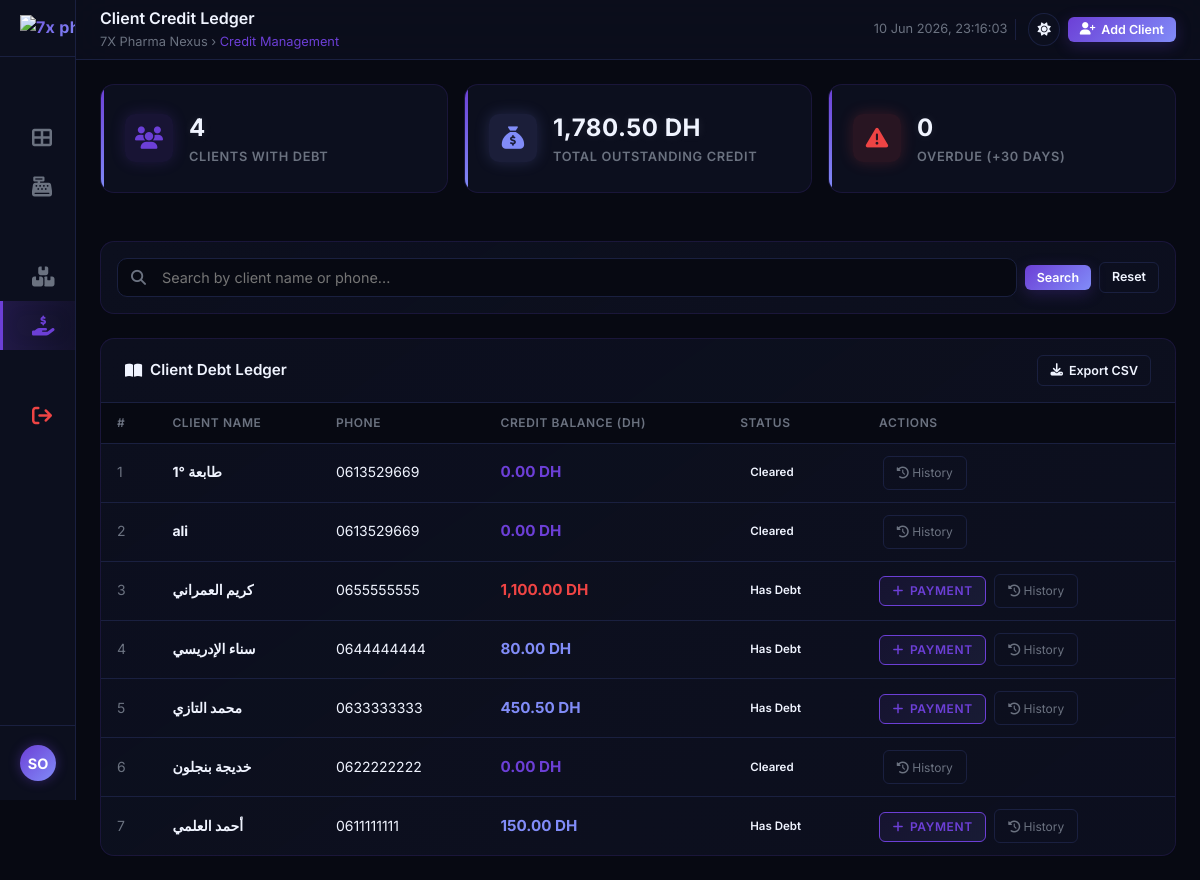
The page /public/credit (signed in) on the database as committed earlier.
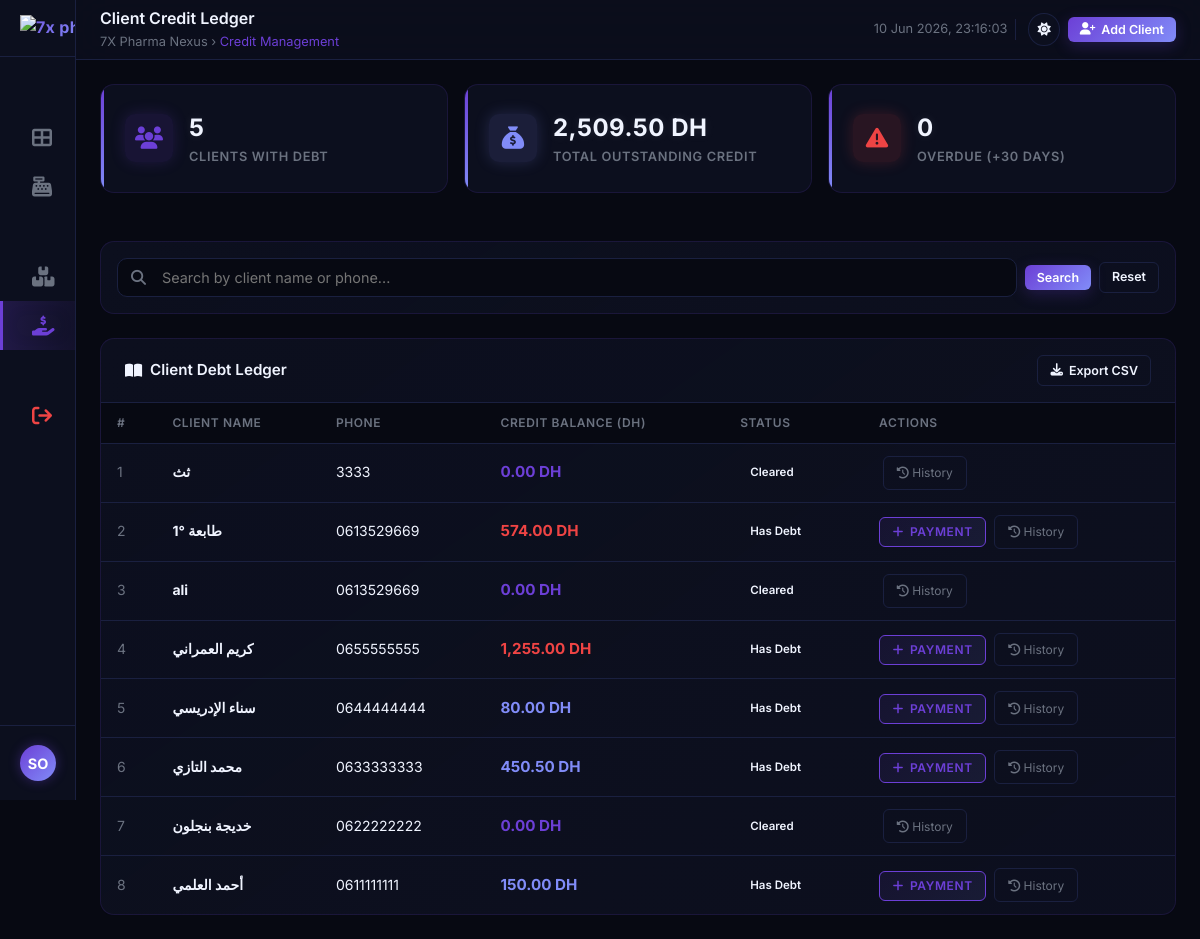
The same page on the database as committed later.
### tables this page shows
CREATE TABLE `clients` (
  `id` int(11) NOT NULL,
  `name` varchar(100) NOT NULL,
  `phone` varchar(20) DEFAULT NULL,
  `credit_balance` decimal(12,2) DEFAULT 0.00,
  `created_at` timestamp NOT NULL DEFAULT current_timestamp()
);

### app/controllers/CreditController.php (called while the page is built, shortened)
<?php
class CreditController extends Controller {
    public function index() {
        $clientModel = $this->model('Client');
        $clients = $clientModel->getAll();
        $this->view('credit', ['clients' => $clients]);
    }
}
?>

### app/core/Router.php (called while the page is built, shortened)
<?php
class Router {
    protected $method = 'index';
    public function __construct() {
        $url = $this->parseUrl();
        if (isset($url[0]) && file_exists(ROOT_DIR . '/app/controllers/' . ucfirst($url[0]) . 'Controller.php')) {
            unset($url[0]);
        }
        $this->controller = new $this->controller();
        $this->params = $url ? array_values($url) : [];
        call_user_func_array([$this->controller, $this->method], $this->params);
    }
    private function parseUrl() {
        if (isset($_GET['url'])) {
            $url = rtrim($_GET['url'], '/');
            $url = filter_var($url, FILTER_SANITIZE_URL);
            $url = explode('/', $url);
            return $url;
        }
        return [];
    }
}

### public/index.php (called while the page is built, shortened)
<?php
require_once ROOT_DIR . '/app/config/Database.php';
require_once ROOT_DIR . '/app/core/Model.php';
require_once ROOT_DIR . '/app/core/Controller.php';
require_once ROOT_DIR . '/app/core/Router.php';
$router = new Router();
?>

### app/config/Database.php (called while the page is built, shortened)
<?php
class Database {
    private $conn;
    public function __construct() {
        $host = '127.0.0.1';
        $port = '3307';
        $db_name = 'pharma_core';
        $username = 'root';
        $password = '';
        try {
            $dsn = "mysql:host={$host};port={$port};dbname={$db_name};charset=utf8mb4";
            $options = [
                PDO::ATTR_ERRMODE => PDO::ERRMODE_EXCEPTION,
                PDO::ATTR_DEFAULT_FETCH_MODE => PDO::FETCH_ASSOC,
                PDO::ATTR_EMULATE_PREPARES => false,
            ];
            $this->conn = new PDO($dsn, $username, $password, $options);
        } catch(PDOException $e) {
            $this->logError($e);
            $error_view = ROOT_DIR . '/views/components/db_error.php';
            if (file_exists($error_view)) {
                include $error_view;
            } else {
                header('HTTP/1.1 500 Internal Server Error');
                echo "Database Connection Error. Design file missing.";
            }
            exit();
        }
    }
    public function getConnection() {
        return $this->conn;
    }
}
?>

### app/core/Model.php (called while the page is built, shortened)
<?php
class Model {
    protected $db;
    public function __construct() {
        require_once ROOT_DIR . '/app/config/Database.php';
        $database = new Database();
        $this->db = $database->getConnection();
    }
    protected function query($sql, $params = []) {
        $stmt = $this->db->prepare($sql);
        $stmt->execute($params);
        return $stmt;
    }
}

### app/models/Client.php (called while the page is built, shortened)
<?php
class Client extends Model {
    protected $table = 'clients';
    public function getAll() {
        $sql = "SELECT * FROM {$this->table} ORDER BY id DESC";
        $stmt = $this->query($sql);
        if ($stmt) {
            return $stmt->fetchAll(PDO::FETCH_ASSOC);
        }
        return [];
    }
}

### views/pages/credit.php (the view, shortened to what the changed rows need)
<?php
$total_debt = 0;
$clients_with_debt = 0;
if (!empty($clients)) {
    foreach ($clients as $client) {
        if ($client['credit_balance'] > 0) {
            $total_debt += $client['credit_balance'];
            $clients_with_debt++;
        }
    }
}
?>
<!DOCTYPE html>
<html lang="en" data-theme="dark">
<head>
    <link rel="stylesheet" href="https://cdnjs.cloudflare.com/ajax/libs/font-awesome/6.4.0/css/all.min.css">
    <link rel="stylesheet" href="<?= BASE_URL ?>/assets/css/global.css">
    <link rel="stylesheet" href="<?= BASE_URL ?>/assets/css/dashboard.css">
    <link rel="stylesheet" href="<?= BASE_URL ?>/assets/css/credit.css">
</head>
<body>
    <div class="dashboard-layout">
        <aside class="sidebar" id="sidebar" aria-label="Main navigation">
            <div class="sidebar-brand">
                <img src="<?= BASE_URL ?>/assets/images/logo/7X-PHARMA-ICO.png" alt="7x pharma logo">
            </div>
            <nav class="sidebar-nav" aria-label="Sidebar navigation">
                <?php if (isset($_SESSION['role']) && $_SESSION['role'] === 'admin'): ?>
                    <a href="<?= BASE_URL ?>/dashboard" class="nav-item " aria-current="page">
                        <i class="fa-solid fa-table-cells-large fa-fw"></i>
                    </a>
                <?php endif; ?>
                <a href="<?= BASE_URL ?>/pos" class="nav-item">
                    <i class="fa-solid fa-cash-register fa-fw"></i>
                </a>
                <?php if (isset($_SESSION['role']) && $_SESSION['role'] === 'admin'): ?>
                    <a href="<?= BASE_URL ?>/inventory" class="nav-item">
                        <i class="fa-solid fa-boxes-stacked fa-fw"></i>
                    </a>
                <?php endif; ?>
                <a href="<?= BASE_URL ?>/credit" class="nav-item active">
                    <i class="fa-solid fa-hand-holding-dollar fa-fw"></i>
                </a>
                <a href="<?= BASE_URL ?>/auth/logout" class="nav-item" style="color: var(--color-danger);">
                    <i class="fa-solid fa-arrow-right-from-bracket fa-fw"></i>
                </a>
            </nav>
            <div class="sidebar-footer">
                <div class="sidebar-user">
                    <div class="user-avatar"><?= strtoupper(substr($_SESSION['name'] ?? 'AD', 0, 2)) ?></div>
                </div>
            </div>
        </aside>
        <div class="main-content">
            <header class="top-navbar">
                <div class="navbar-left">
                    <div>
                        <div class="page-title">Client Credit Ledger</div>
                        <div class="breadcrumb">7X Pharma Nexus &rsaquo; <span>Credit Management</span></div>
                    </div>
                </div>
                <div class="navbar-right">
                    <span class="navbar-clock" id="navbar-clock"></span>
                    <button id="theme-toggle" class="btn-icon" aria-label="Toggle Theme">
                        <span id="theme-icon"></span>
                    </button>
                    <button class="btn btn-primary btn-sm btn-glow" id="btn-open-add-client" aria-label="Add new client">
                        <i class="fa-solid fa-user-plus"></i>
                        Add Client
                    </button>
                </div>
            </header>
            <main class="page-body">
                <div class="credit-stats">
                    <div class="credit-stat-card glass-panel">
                        <div class="credit-stat-icon blue neon-glow-blue"><i class="fa-solid fa-users"></i></div>
                        <div class="credit-stat-body">
                            <div class="stat-value"><?= $clients_with_debt ?></div>
                            <div class="stat-label">Clients with Debt</div>
                        </div>
                    </div>
                    <div class="credit-stat-card glass-panel">
                        <div class="credit-stat-icon purple neon-glow-purple"><i class="fa-solid fa-sack-dollar"></i></div>
                        <div class="credit-stat-body">
                            <div class="stat-value"><?= number_format($total_debt, 2) ?> DH</div>
                            <div class="stat-label">Total Outstanding Credit</div>
                        </div>
                    </div>
                    <div class="credit-stat-card glass-panel">
                        <div class="credit-stat-icon red neon-glow-red"><i class="fa-solid fa-triangle-exclamation"></i></div>
                        <div class="credit-stat-body">
                            <div class="stat-value">0</div>
                            <div class="stat-label">Overdue (+30 days)</div>
                        </div>
                    </div>
                </div>
                <div class="panel glass-panel">
                    <div class="panel-body" style="padding:var(--space-3);">
                        <form method="GET" action="<?= BASE_URL ?>/credit" class="credit-filter-bar" role="search">
                            <div class="search-input-wrap">
                                <input type="search" name="q" value="<?= htmlspecialchars($_GET['q'] ?? '') ?>" placeholder="Search by client name or phone..." aria-label="Search clients">
                            </div>
                            <button type="submit" class="btn btn-primary btn-sm">Search</button>
                            <a href="<?= BASE_URL ?>/credit" class="btn btn-outline btn-sm">Reset</a>
                        </form>
                    </div>
                </div>
                <div class="panel glass-panel">
                    <div class="panel-header">
                        <h2 class="panel-title">
                            <i class="fa-solid fa-book-open"></i>
                            Client Debt Ledger
                        </h2>
                        <div class="panel-actions">
                            <a href="#" class="btn btn-outline btn-sm"><i class="fa-solid fa-download"></i> Export CSV</a>
                        </div>
                    </div>
                    <div class="table-responsive">
                        <table class="data-table" aria-label="Client credit ledger">
                            <thead>
                                <tr>
                                    <th>#</th>
                                    <th>Client Name</th>
                                    <th>Phone</th>
                                    <th>Credit Balance (DH)</th>
                                    <th>Status</th>
                                    <th>Actions</th>
                                </tr>
                            </thead>
                            <tbody>
                                <?php if (!empty($clients)): ?>
                                    <?php foreach ($clients as $index => $client): ?>
                                        <?php
                                        $balance = floatval($client['credit_balance']);
                                        $debtClass = $balance > 500 ? 'high' : ($balance > 0 ? 'medium' : 'low');
                                        $statusBadge = $balance > 0 ? '<span class="badge badge-debt">Has Debt</span>' : '<span class="badge badge-cleared">Cleared</span>';
                                        ?>
                                        <tr>
                                            <td style="color:var(--color-text-secondary);"><?= $index + 1 ?></td>
                                            <td>
                                                <strong class="client-name-text"><?= htmlspecialchars($client['name']) ?></strong>
                                            </td>
                                            <td><span class="phone-text"><?= htmlspecialchars($client['phone'] ?? 'N/A') ?></span></td>
                                            <td><span class="debt-amount <?= $debtClass ?>"><?= number_format($balance, 2) ?> DH</span></td>
                                            <td><?= $statusBadge ?></td>
                                            <td>
                                                <?php if ($balance > 0): ?>
                                                    <button class="btn-pay" data-client-id="<?= $client['id'] ?>" data-client-name="<?= htmlspecialchars($client['name'], ENT_QUOTES) ?>" data-balance="<?= $balance ?>" id="pay-btn-<?= $client['id'] ?>">
                                                        <i class="fa-solid fa-plus"></i> Payment
                                                    </button>
                                                <?php endif; ?>
                                                <a href="<?= BASE_URL ?>/credit/history/<?= $client['id'] ?>" class="btn-table-action" style="margin-left:4px; text-decoration:none; display:inline-block;">
                                                    <i class="fa-solid fa-clock-rotate-left"></i> History
                                                </a>
                                            </td>
                                        </tr>
                                    <?php endforeach; ?>
                                <?php endif; ?>
                            </tbody>
                        </table>
                    </div>
                </div>
            </main>
        </div>
    </div>
</body>
</html>

Rows that differ between the two databases and show on the page:
added clients: name "ثث", phone "3333", credit_balance "0.00", shows "Cleared"
changed clients "طابعة °1": credit_balance "0.00" → "574.00"; credit_balance "Cleared" → "Has Debt PAYMENT"
changed clients "كريم العمراني": credit_balance "1,100.00" → "1,255.00"
Other text that changed with them:
$clients_with_debt: "4" → "5"
$total_debt: "1,780.50" → "2,509.50"
